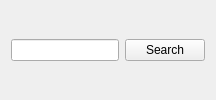
<?xml version="1.0" encoding="UTF-8"?>
<ui version="4.0">
 <class>SearchBar</class>
 <widget class="QWidget" name="SearchBar">
  <property name="windowTitle">
   <string>Form</string>
  </property>
  <layout class="QHBoxLayout" name="horizontalLayout_2">
   <item>
    <widget class="QLineEdit" name="searchLine"/>
   </item>
   <item>
    <widget class="QPushButton" name="searchButton">
     <property name="text">
      <string>Search</string>
     </property>
    </widget>
   </item>
  </layout>
 </widget>
 <resources/>
 <connections/>
</ui>
